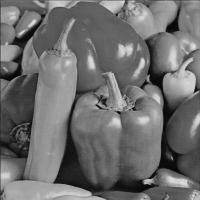
%> input picture Lecciones/Leccion16 10-06-2020/peppers.jpg, 200 x 200 px
$ octave tarea6.m   (GNU Octave 9; MATLAB toolbox functions it lacks are replaced by stand-ins)
%> lines starting %> are read from the running program, lines starting %| are printed output that depends on the picture
### Lecciones/Leccion16 10-06-2020/salt_noise.m
function Z = salt_noise(m, n, p)
  % Funcion para generar un ruido de sal y pimienta
  % m: numero de filas, double
  % n: numero de columnas, double
  % p: probabilidad de cambiar un pixel, double entre 0 y 1
  Z = zeros(m,n);
  p = p*100;
  x = randi([0, 100], [m, n]);
  for i = 1:m
    for j = 1:n
      if (x(i,j) < p)
        Z(i,j) = 1;
      endif
    endfor
  endfor
endfunction

### Lecciones/Leccion16 10-06-2020/filtro_minimo.m
function Y = filtro_minimo(A, r)
  % A: imagen original en formato im2double
  % r: double con el radio de la ventana sin contar el centro
  [m,n] = size(A);
  Y = zeros(m,n);

  for i = 1:m
    for j = 1:n
      % Calculo de los limites de la ventana actual
      sup = i - r; % Limite superior
      inf = i + r;  % Limite inferior
      izq = j - r; % Limite izquierdo
      der = j + r; % Limite derecho

      % Comprobacion que los limites no sobrepasen
      % las dimensiones de la imagen original
      if(sup < 1) sup = 1; endif
      if(inf > m) inf = m; endif
      if(izq < 1) izq = 1; endif
      if(der > n) der = n; endif

      % Calculo del filtro minimo
      Y(i,j) = min(min(A(sup:inf, izq:der)));

    endfor
  endfor
endfunction

### Lecciones/Leccion16 10-06-2020/tarea6.m
% Ejemplo del Filtro Minimo
clc; clear; close all;
pkg load image;

A = imread('peppers.jpg');
%> A is the input picture: size 200x200 uint8; min 0, max 227, mean 109.9
subplot(1,3,1);
imshow(A);
title('Imagen original');

% Se agrega ruido a la imagen original
A = im2double(A);
%> A: size 200x200 double
[m,n] = size(A);
%> m = 200; n = 200
N = salt_noise(m,n,0.15);
%> after the loop in salt_noise, `for i = 1:m`:
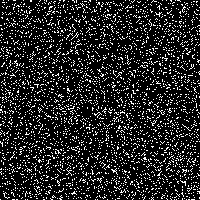
%> Z: size 200x200 double; values 0 (black) and 1 (white), 15% white in thin lines or dots
B = A + N; % Imagen con ruido de tipo sal
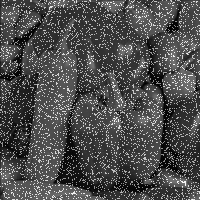
%> B: size 200x200 double; min 0, max 1.89, mean 0.581; drawn with min black and max white
B = im2uint8(B);
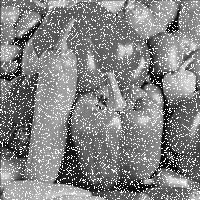
%> B: size 200x200 uint8; min 0, max 255, mean 131.7
subplot(1, 3, 2);
imshow(B);
title('Imagen con ruido');

% Calculo del Filtro Minimo
B = im2double(B);
%> B: size 200x200 double
r = 1; % Radio de la ventana, con r = 1 -> ventana = 3x3
C = filtro_minimo(B, r);
%> after the loop in filtro_minimo, `for i = 1:m`:
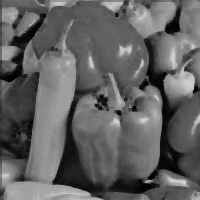
%> Y: size 200x200 double; min 0, max 0.831, mean 0.382

C = im2uint8(C);
subplot(1,3,3);
imshow(C);
title('Filtro minimo');
